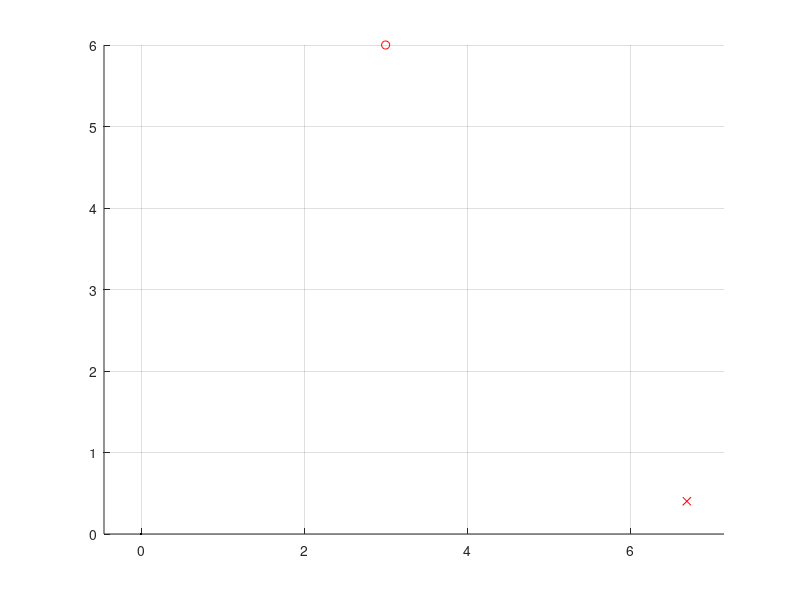
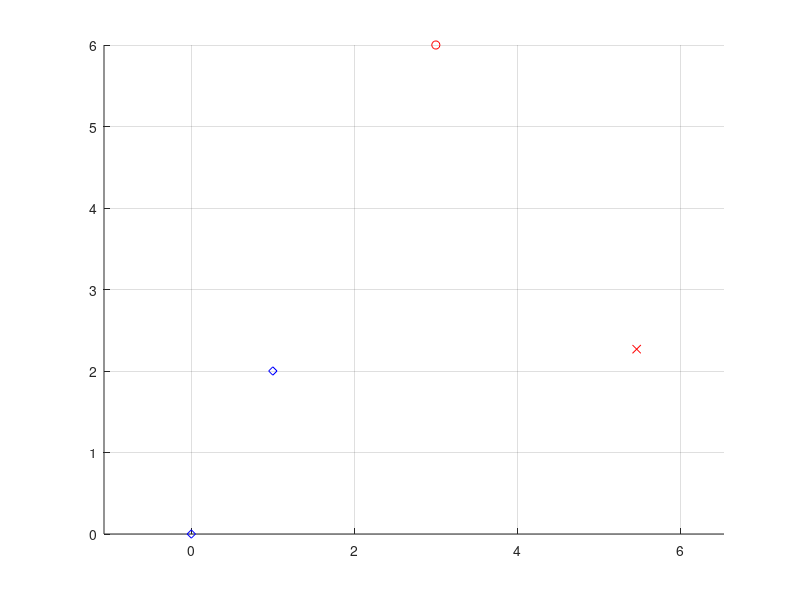

These charts were generated, in order, by the following MATLAB code:
% Konsta Keski-Mattinen 08.04.2021

close all
clear

%% A)

x = [3;6];
alpha = -60/180 *pi
R = @(alpha) [cos(alpha), -sin(alpha); sin(alpha), cos(alpha)];


x_new = R(alpha)*x


figure, hold on
plot(x(1), x(2), "ro");
plot(x_new(1), x_new(2), "rx");
plot(0,0,"k.");
axis equal
grid on

%% B)

clear

x = [3;6];
p = [1;2];
alpha = -60/180 *pi
R = @(alpha) [cos(alpha), -sin(alpha); sin(alpha), cos(alpha)];


x_new = (R(alpha)*(x-p))+p


figure, hold on
plot(x(1), x(2), "ro");
plot(x_new(1), x_new(2), "rx");
plot(0,0,"bd");
plot(p(1), p(2), "bd")
axis equal
grid on